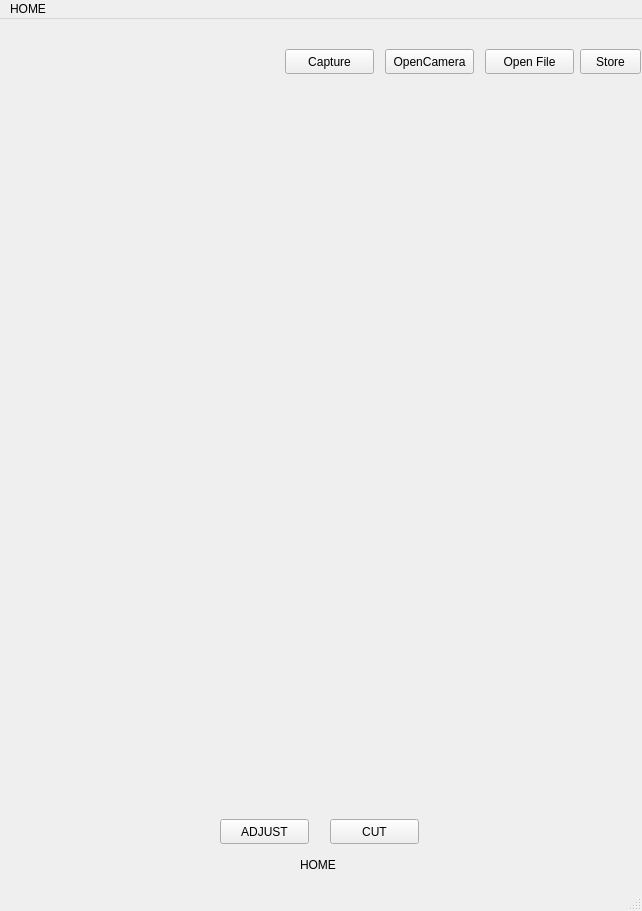
<?xml version="1.0" encoding="UTF-8"?>
<ui version="4.0">
 <class>MainWindow</class>
 <widget class="QMainWindow" name="MainWindow">
  <property name="geometry">
   <rect>
    <x>0</x>
    <y>0</y>
    <width>642</width>
    <height>911</height>
   </rect>
  </property>
  <property name="windowTitle">
   <string>MainWindow</string>
  </property>
  <widget class="QWidget" name="centralwidget">
   <widget class="QPushButton" name="btnOpen">
    <property name="geometry">
     <rect>
      <x>485</x>
      <y>30</y>
      <width>89</width>
      <height>25</height>
     </rect>
    </property>
    <property name="text">
     <string>Open File</string>
    </property>
   </widget>
   <widget class="QPushButton" name="btnCamera">
    <property name="geometry">
     <rect>
      <x>385</x>
      <y>30</y>
      <width>89</width>
      <height>25</height>
     </rect>
    </property>
    <property name="text">
     <string>OpenCamera</string>
    </property>
   </widget>
   <widget class="QPushButton" name="btnCap">
    <property name="geometry">
     <rect>
      <x>285</x>
      <y>30</y>
      <width>89</width>
      <height>25</height>
     </rect>
    </property>
    <property name="text">
     <string>Capture</string>
    </property>
   </widget>
   <widget class="QPushButton" name="btnAdjust">
    <property name="geometry">
     <rect>
      <x>220</x>
      <y>800</y>
      <width>89</width>
      <height>25</height>
     </rect>
    </property>
    <property name="text">
     <string>ADJUST</string>
    </property>
   </widget>
   <widget class="QPushButton" name="btnCut">
    <property name="geometry">
     <rect>
      <x>330</x>
      <y>800</y>
      <width>89</width>
      <height>25</height>
     </rect>
    </property>
    <property name="text">
     <string>CUT</string>
    </property>
   </widget>
   <widget class="QLabel" name="labelMain">
    <property name="geometry">
     <rect>
      <x>10</x>
      <y>60</y>
      <width>630</width>
      <height>630</height>
     </rect>
    </property>
    <property name="text">
     <string/>
    </property>
   </widget>
   <widget class="QLabel" name="label">
    <property name="geometry">
     <rect>
      <x>300</x>
      <y>830</y>
      <width>81</width>
      <height>31</height>
     </rect>
    </property>
    <property name="text">
     <string>HOME</string>
    </property>
   </widget>
   <widget class="QPushButton" name="btnStore">
    <property name="geometry">
     <rect>
      <x>580</x>
      <y>30</y>
      <width>61</width>
      <height>25</height>
     </rect>
    </property>
    <property name="text">
     <string>Store</string>
    </property>
   </widget>
  </widget>
  <widget class="QMenuBar" name="menubar">
   <property name="geometry">
    <rect>
     <x>0</x>
     <y>0</y>
     <width>642</width>
     <height>22</height>
    </rect>
   </property>
   <widget class="QMenu" name="menuHOME">
    <property name="title">
     <string>HOME</string>
    </property>
   </widget>
   <addaction name="menuHOME"/>
  </widget>
  <widget class="QStatusBar" name="statusbar"/>
 </widget>
 <resources/>
 <connections/>
</ui>
